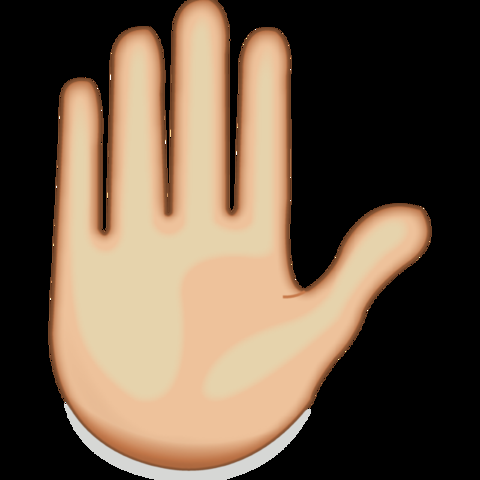
#> input picture images/paper.png, 480 x 480 px, given in place of the camera
$ python face.py
#> lines starting #> are read from the running program, lines starting #| are printed output that depends on the picture
import cv2
import numpy as np

thresh = 25
max_diff = 5

a,b,c = None, None, None

cap = cv2.VideoCapture(0)
cap.set(cv2.CAP_PROP_FRAME_WIDTH, 480)
cap.set(cv2.CAP_PROP_FRAME_HEIGHT, 480)

if cap.isOpened():
    ret, a = cap.read()
#> a is the input picture: shape (480, 480, 3); mean B, G, R 69.7, 88.1, 106.5
    ret, b = cap.read()
    while ret:
        ret, c = cap.read()
        draw = c.copy()
        if not ret:
            break

        a_gray = cv2.cvtColor(a, cv2.COLOR_BGR2GRAY)
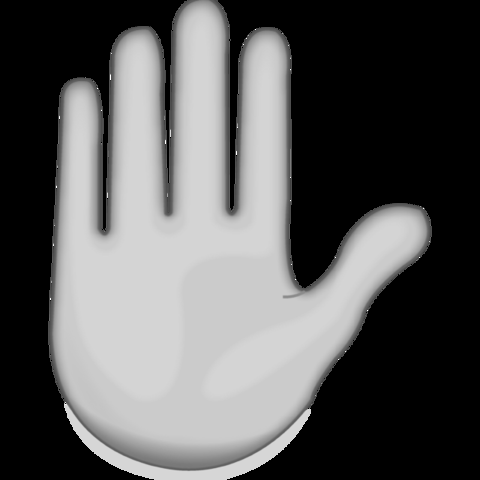
#> a_gray: shape (480, 480); min 0, max 255, mean 91.5
        b_gray = cv2.cvtColor(b, cv2.COLOR_BGR2GRAY)
        c_gray = cv2.cvtColor(c, cv2.COLOR_BGR2GRAY)

        diff1 = cv2.absdiff(a_gray, b_gray)
#> diff1: shape (480, 480); every value is 0
        diff2 = cv2.absdiff(b_gray, c_gray)

        ret, diff1_t = cv2.threshold(diff1, thresh, 255, cv2.THRESH_BINARY)
#> ret = 25
        ret, diff2_t = cv2.threshold(diff2, thresh, 255, cv2.THRESH_BINARY)

        diff = cv2.bitwise_and(diff1_t, diff2_t)

        k = cv2.getStructuringElement(cv2.MORPH_CROSS, (3,3))
        diff = cv2.morphologyEx(diff, cv2.MORPH_OPEN, k)

        diff_cnt = cv2.countNonZero(diff)
#> diff_cnt = 0
        if diff_cnt > max_diff:
            nzero = np.nonzero(diff)
            cv2.rectangle(draw, (min(nzero[1]), min(nzero[0])), (max(nzero[1]), max(nzero[0])), (0, 255, 0), 2)


            cv2.putText(draw, "Text", (min(nzero[1]), min(nzero[0])), cv2.FONT_HERSHEY_DUPLEX, 0.5, (0, 0, 255))

        stacked = np.hstack((draw, cv2.cvtColor(diff2, cv2.COLOR_GRAY2BGR)))
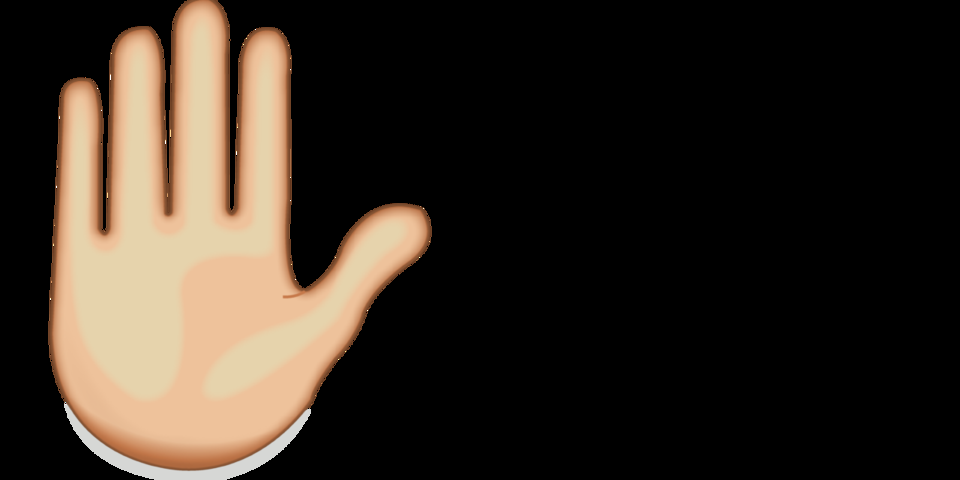
#> stacked: shape (480, 960, 3); mean B, G, R 34.9, 44, 53.3
        cv2.imshow('motion', stacked)

        a = b
        b = c

        if cv2.waitKey(1) & 0xFF == 27:
#> (key Esc is pressed here)
            break

$ run again, on images/scissors.png
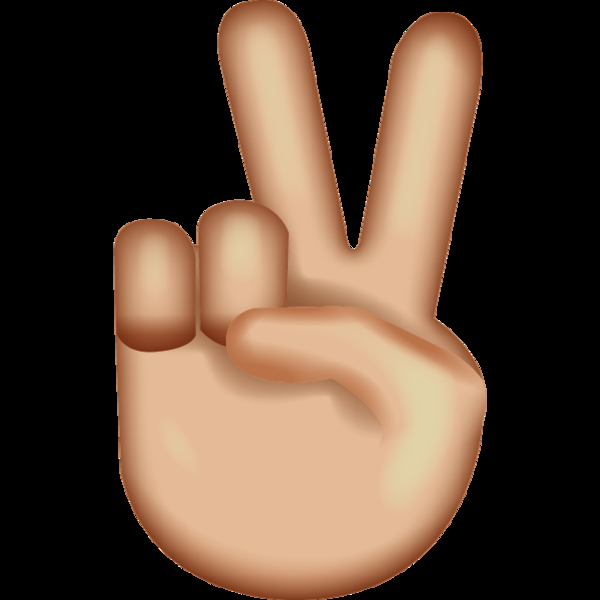
#> input picture images/scissors.png, 600 x 600 px, given in place of the camera
#> a is the input picture: shape (600, 600, 3); mean B, G, R 54.8, 70.9, 92
#> `a_gray = cv2.cvtColor(a, cv2.COLOR_BGR2GRAY)`:
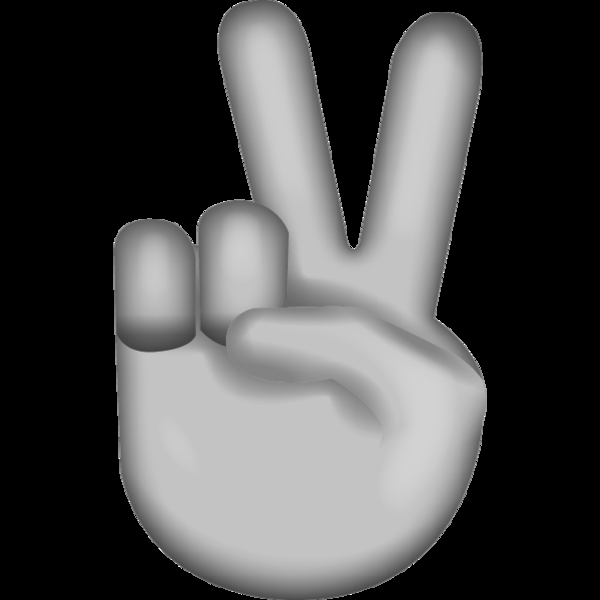
#> a_gray: shape (600, 600); min 0, max 255, mean 75.3
#> diff1: shape (600, 600); every value is 0
#> ret = 25
#> diff_cnt = 0
#> `stacked = np.hstack((draw, cv2.cvtColor(diff2, cv2.COLOR_GRAY2BGR)))`:
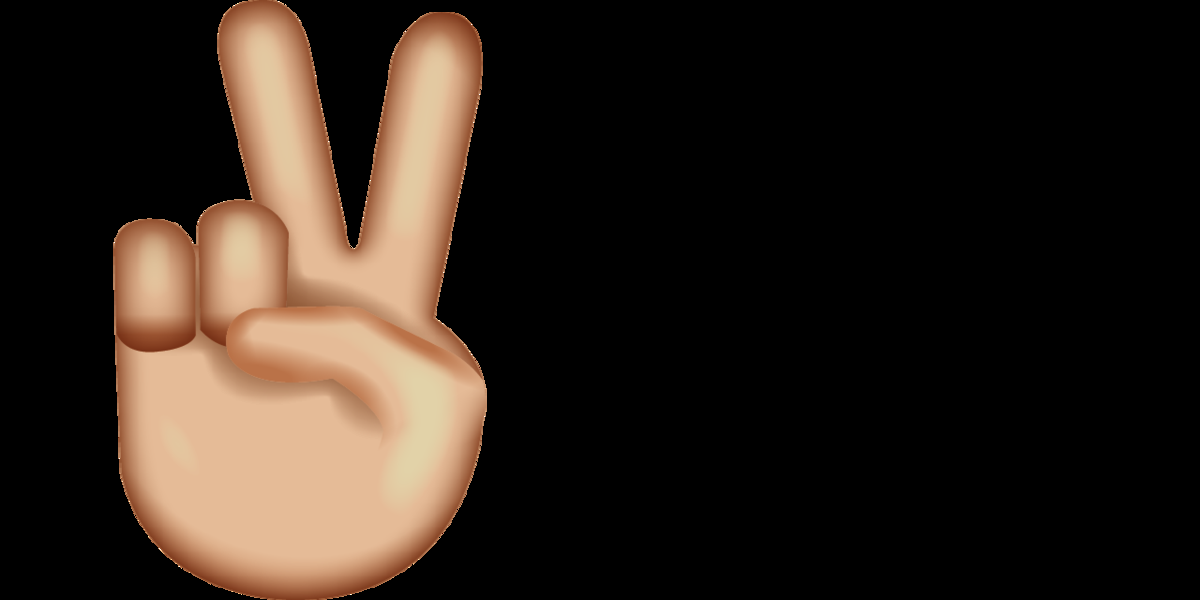
#> stacked: shape (600, 1200, 3); mean B, G, R 27.4, 35.5, 46
